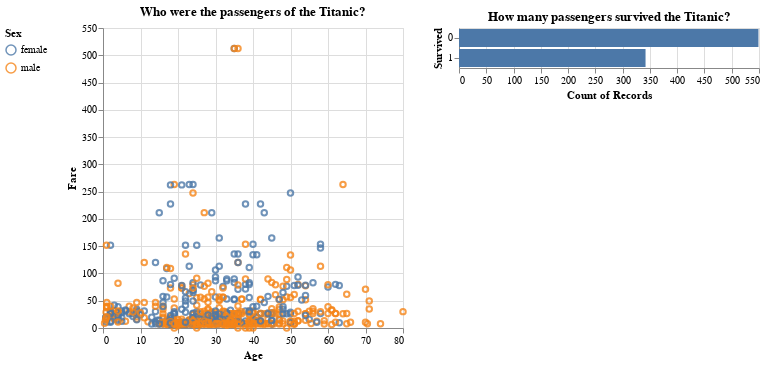

The code cell stored with this chart in its notebook:
### Markdown cell above
For det høyre diagrammet som vi filtrerer, legger vi til utvalgsparameteren `brush_axis` ved hjelp av `transform_filter()`. Filtertransform-metoden fungerer i stor grad på samme måte som en betingelse - den fjerner data basert på utvalgsparameteren vi har gitt den. Datapunkter som ligger innenfor utvalget, beholdes, mens datapunkter som ligger utenfor, filtreres bort.

Nå som alt er koblet sammen, kan vi prøve å børste og koble sammen det sammensatte diagrammet vårt. Prøv det selv!

### Code cell
# Draw second chart that is being transformed/filtered by the selection parameter
survivor_chart = alt.Chart(titanic, title="How many passengers survived the Titanic?").mark_bar().encode(
    alt.X("count():Q"),
    alt.Y("Survived:N")
).transform_filter(
    brush_axis
)

# Combine charts
passenger_chart | survivor_chart

### Figure 1 — Vega-Lite specification as saved in the notebook (floating-point values rounded to 4 significant figures; data arrays with more than 128 entries replaced by an {"elided": "..."} marker saying what was removed)
{"config": {"view": {"continuousWidth": 300, "continuousHeight": 300}}, "hconcat": [{"mark": {"type": "point"}, "encoding": {"color": {"field": "Sex", "legend": {"orient": "left"}, "type": "nominal"}, "opacity": {"condition": {"param": "param_7", "value": 0.8, "empty": true}, "value": 0.2}, "x": {"field": "Age", "type": "quantitative"}, "y": {"field": "Fare", "type": "quantitative"}}, "name": "view_1", "title": "Who were the passengers of the Titanic?"}, {"mark": {"type": "bar"}, "encoding": {"x": {"aggregate": "count", "type": "quantitative"}, "y": {"field": "Survived", "type": "nominal"}}, "title": "How many passengers survived the Titanic?", "transform": [{"filter": {"param": "param_7"}}]}], "data": {"name": "data-2f197e4cae7380eb4d030be9f5f6b8b9"}, "params": [{"name": "param_7", "select": {"type": "interval", "encodings": ["x"]}, "views": ["view_1"]}], "$schema": "https://vega.github.io/schema/vega-lite/v5.20.1.json", "datasets": {"data-2f197e4cae7380eb4d030be9f5f6b8b9": {"elided": "891 records"}}}
